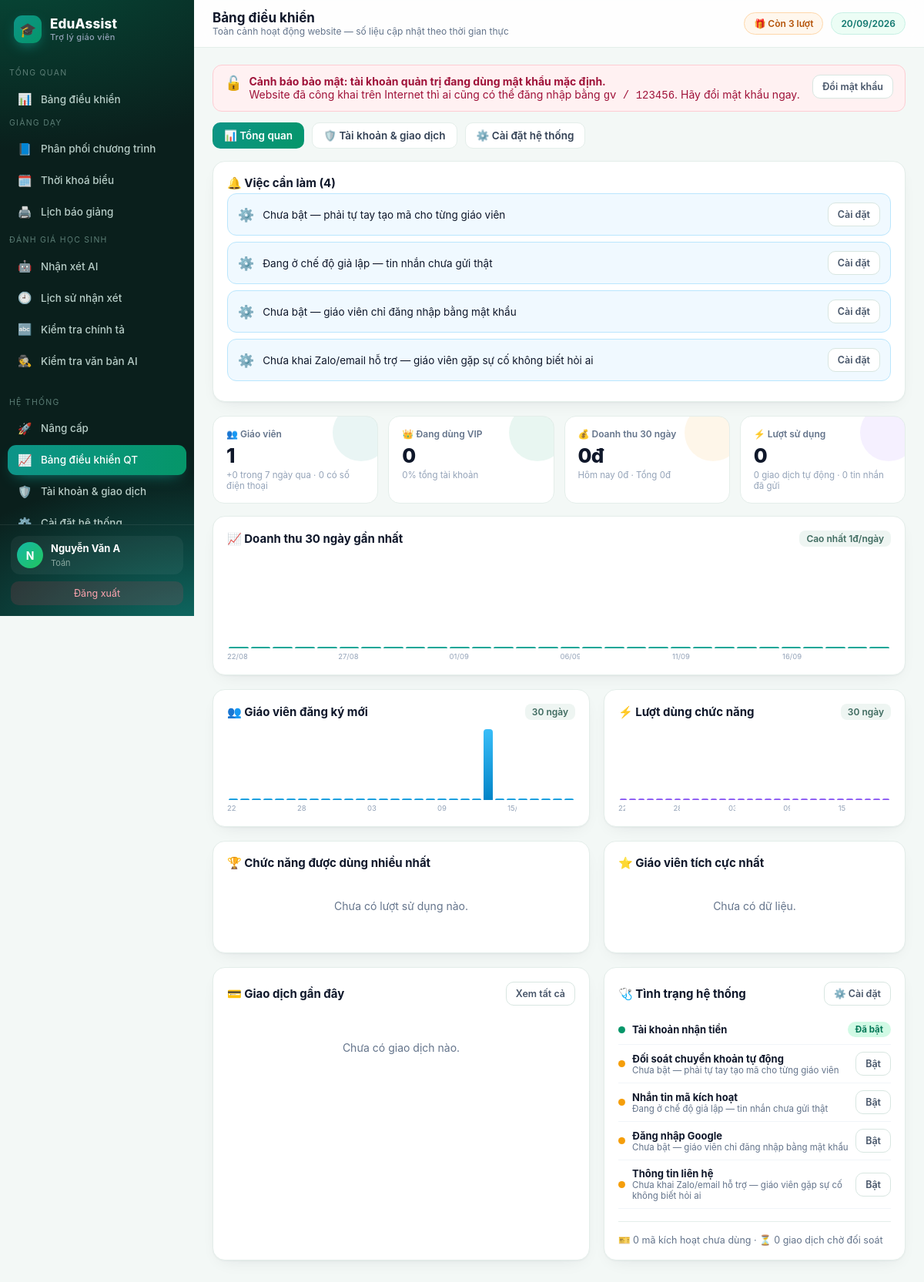
Screenshot of /quan-tri/tong-quan (signed in) with the database file from the repository.
### tables this page shows
CREATE TABLE teacher(
  id INTEGER PRIMARY KEY AUTOINCREMENT,
  username TEXT UNIQUE NOT NULL,
  password TEXT NOT NULL,
  fullname TEXT,
  school TEXT,
  subject TEXT,
  role TEXT DEFAULT 'teacher',
  email TEXT,
  phone TEXT,                      -- so dien thoai nhan tin nhan ma kich hoat
  google_sub TEXT,
  avatar TEXT,
  used INTEGER DEFAULT 0,          -- so luot da dung
  bought INTEGER DEFAULT 0,        -- so luot mua them (goi le 10k)
  expires TEXT,                    -- han su dung goi tra phi (ISO date)
  created TEXT
);

### app/core.py (the view)
@bp.route("/quan-tri/tong-quan")
@admin_required
def qt_dashboard():
    db = get_db()
    hom_nay = datetime.date.today()
    d30 = (hom_nay - datetime.timedelta(days=29)).isoformat()
    d7 = (hom_nay - datetime.timedelta(days=6)).isoformat()
    users = db.execute("SELECT * FROM teacher").fetchall()
    pro = [u for u in users if BL.is_pro(u)]
    dt_tong = db.execute(
        "SELECT COALESCE(SUM(so_tien),0) s FROM bank_tx WHERE trang_thai IN ('da_kich_hoat','da_tao_ma')"
    ).fetchone()["s"]
    dt_30 = db.execute(
        "SELECT COALESCE(SUM(so_tien),0) s FROM bank_tx"
        " WHERE trang_thai IN ('da_kich_hoat','da_tao_ma') AND created >= ?", (d30,)).fetchone()["s"]
    dt_hnay = db.execute(
        "SELECT COALESCE(SUM(so_tien),0) s FROM bank_tx"
        " WHERE trang_thai IN ('da_kich_hoat','da_tao_ma') AND created >= ?",
        (hom_nay.isoformat(),)).fetchone()["s"]
    bd = []
    for i in range(29, -1, -1):
        ng = (hom_nay - datetime.timedelta(days=i)).isoformat()
        bd.append({
            "ngay": ng,
            "nhan": f"{ng[8:10]}/{ng[5:7]}",
            "moi": db.execute("SELECT COUNT(*) c FROM teacher WHERE created LIKE ?",
                              (ng + "%",)).fetchone()["c"],
            "tien": db.execute(
                "SELECT COALESCE(SUM(so_tien),0) s FROM bank_tx WHERE created LIKE ?"
                " AND trang_thai IN ('da_kich_hoat','da_tao_ma')", (ng + "%",)).fetchone()["s"],
            "luot": db.execute("SELECT COUNT(*) c FROM usage_log WHERE created LIKE ?",
                               (ng + "%",)).fetchone()["c"],
        })
    NHAN = {"pdf": ("📄 Báo giảng PDF", "#06b6d4"), "word": ("📝 Báo giảng Word", "#1d4ed8"),
            "excel": ("📊 Nhận xét Excel", "#059669"), "chinhta": ("🔤 Sửa chính tả", "#8b5cf6")}
    rows = db.execute("SELECT kind, COUNT(*) c FROM usage_log GROUP BY kind ORDER BY c DESC").fetchall()
    tong_luot = sum(r["c"] for r in rows) or 1
    chuc_nang = [{"ten": NHAN.get(r["kind"], (r["kind"], "#64748b"))[0],
                  "mau": NHAN.get(r["kind"], (r["kind"], "#64748b"))[1],
                  "so": r["c"], "pt": round(r["c"] * 100 / tong_luot)} for r in rows]
    top = db.execute("""SELECT t.id, t.fullname, t.username, t.school, COUNT(l.id) n
                        FROM teacher t JOIN usage_log l ON l.teacher_id=t.id
                        GROUP BY t.id ORDER BY n DESC LIMIT 8""").fetchall()
    viec = []
    treo = db.execute("SELECT COUNT(*) c FROM bank_tx WHERE trang_thai='cho_doi_soat'").fetchone()["c"]
    if treo:
        viec.append({"muc": "warn", "icon": "⏳",
                     "text": f"{treo} giao dịch chuyển khoản chờ đối soát tay",
                     "link": url_for("core.quan_tri"), "nut": "Xem ngay"})
    smsloi = db.execute("SELECT COUNT(*) c FROM sms_log WHERE ok=0").fetchone()["c"]
    if smsloi:
        viec.append({"muc": "warn", "icon": "📩",
                     "text": f"{smsloi} tin nhắn gửi thất bại",
                     "link": url_for("core.quan_tri"), "nut": "Kiểm tra"})
    for k in CFG.suc_khoe():
        if not k["ok"]:
            viec.append({"muc": "info", "icon": "⚙️", "text": k["thong_diep"],
                         "link": url_for("core.qt_caidat") + "#" + k["muc"], "nut": "Cài đặt"})
    stats = {
        "users": len(users), "pro": len(pro),
        "moi_7": sum(1 for u in users if (u["created"] or "") >= d7),
        "co_sdt": sum(1 for u in users if u["phone"]),
        "dt_tong": dt_tong, "dt_30": dt_30, "dt_hnay": dt_hnay,
        "tong_luot": db.execute("SELECT COUNT(*) c FROM usage_log").fetchone()["c"],
        "gd_tudong": db.execute(
            "SELECT COUNT(*) c FROM bank_tx WHERE trang_thai='da_kich_hoat'").fetchone()["c"],
        "gd_treo": treo,
        "sms_gui": db.execute("SELECT COUNT(*) c FROM sms_log WHERE ok=1").fetchone()["c"],
        "ma_chua_dung": db.execute(
            "SELECT COUNT(*) c FROM license WHERE used_by IS NULL").fetchone()["c"],
    }
    return render_template("qt_dashboard.html", stats=stats, bd=bd, chuc_nang=chuc_nang,
                           top=top, viec=viec, suc_khoe=CFG.suc_khoe(),
                           gd_moi=db.execute("""SELECT b.*, t.fullname FROM bank_tx b
                               LEFT JOIN teacher t ON t.id=b.teacher_id
                               ORDER BY b.id DESC LIMIT 8""").fetchall())

### app/templates/qt_dashboard.html (shortened to what this page needs)
{% extends 'base.html' %}
{% block head %}Bảng điều khiển{% endblock %}
{% block crumb %}Toàn cảnh hoạt động website — số liệu cập nhật theo thời gian thực{% endblock %}
{% block body %}
{% set mx_tien = (bd | map(attribute='tien') | max) or 1 %}
{% set mx_moi  = (bd | map(attribute='moi')  | max) or 1 %}
{% set mx_luot = (bd | map(attribute='luot') | max) or 1 %}
<div class="dsub">
 <a href="{{url_for('core.qt_dashboard')}}" class="on">📊 Tổng quan</a>
 <a href="{{url_for('core.quan_tri')}}">🛡️ Tài khoản &amp; giao dịch</a>
 <a href="{{url_for('core.qt_caidat')}}">⚙️ Cài đặt hệ thống</a>
</div>
{% if viec %}
<div class="card">
 <h3>🔔 Việc cần làm ({{viec|length}})</h3>
 {% for v in viec %}
 <div class="todo" style="background:{{'#fff7ed' if v.muc=='warn' else '#f0f9ff'}};
  border-color:{{'#fed7aa' if v.muc=='warn' else '#bae6fd'}}">
  <span style="font-size:17px">{{v.icon}}</span>
  <div style="flex:1">{{v.text}}</div>
  <a class="btn sec sm" href="{{v.link}}">{{v.nut}}</a>
 </div>{% endfor %}
</div>
{% else %}
<div class="flash ok" style="align-items:center"><span style="font-size:18px">🎉</span>
 <div style="font-weight:400"><b>Mọi thứ đang chạy tốt.</b> Không có việc gì cần xử lý.</div></div>
{% endif %}
<div class="big">
 <div class="c" style="--c:#0d9488"><div class="lb">👥 Giáo viên</div>
  <div class="vl">{{stats.users}}</div>
  <div class="sub">+{{stats.moi_7}} trong 7 ngày qua · {{stats.co_sdt}} có số điện thoại</div></div>
 <div class="c" style="--c:#059669"><div class="lb">👑 Đang dùng VIP</div>
  <div class="vl">{{stats.pro}}</div>
  <div class="sub">{{ (stats.pro * 100 // stats.users) if stats.users else 0 }}% tổng tài khoản</div></div>
 <div class="c" style="--c:#f59e0b"><div class="lb">💰 Doanh thu 30 ngày</div>
  <div class="vl">{{ '{:,}'.format(stats.dt_30).replace(',','.') }}đ</div>
  <div class="sub">Hôm nay {{ '{:,}'.format(stats.dt_hnay).replace(',','.') }}đ ·
   Tổng {{ '{:,}'.format(stats.dt_tong).replace(',','.') }}đ</div></div>
 <div class="c" style="--c:#8b5cf6"><div class="lb">⚡ Lượt sử dụng</div>
  <div class="vl">{{stats.tong_luot}}</div>
  <div class="sub">{{stats.gd_tudong}} giao dịch tự động · {{stats.sms_gui}} tin nhắn đã gửi</div></div>
</div>
<div class="card">
 <div class="chead"><h3>📈 Doanh thu 30 ngày gần nhất</h3>
  <span class="chip">Cao nhất {{ '{:,}'.format(mx_tien).replace(',','.') }}đ/ngày</span></div>
 <div class="bars">
  {% for d in bd %}
  <div class="b" style="height:{{ (d.tien * 100 // mx_tien) if d.tien else 0 }}%">
   <span>{{d.nhan}}: {{ '{:,}'.format(d.tien).replace(',','.') }}đ</span></div>
  {% endfor %}
 </div>
 <div class="xax">{% for d in bd %}<div>{{ d.nhan if loop.index0 % 5 == 0 else '' }}</div>{% endfor %}</div>
</div>
<div class="g2">
 <div class="card">
  <div class="chead"><h3>👥 Giáo viên đăng ký mới</h3><span class="chip">30 ngày</span></div>
  <div class="bars" style="height:92px">
   {% for d in bd %}
   <div class="b" style="height:{{ (d.moi * 100 // mx_moi) if d.moi else 0 }}%;
    background:linear-gradient(180deg,#38bdf8,#0284c7)">
    <span>{{d.nhan}}: {{d.moi}} người</span></div>
   {% endfor %}
  </div>
  <div class="xax">{% for d in bd %}<div>{{ d.nhan if loop.index0 % 6 == 0 else '' }}</div>{% endfor %}</div>
 </div>
 <div class="card">
  <div class="chead"><h3>⚡ Lượt dùng chức năng</h3><span class="chip">30 ngày</span></div>
  <div class="bars" style="height:92px">
   {% for d in bd %}
   <div class="b" style="height:{{ (d.luot * 100 // mx_luot) if d.luot else 0 }}%;
    background:linear-gradient(180deg,#a78bfa,#7c3aed)">
    <span>{{d.nhan}}: {{d.luot}} lượt</span></div>
   {% endfor %}
  </div>
  <div class="xax">{% for d in bd %}<div>{{ d.nhan if loop.index0 % 6 == 0 else '' }}</div>{% endfor %}</div>
 </div>
</div>
<div class="g2">
 <div class="card">
  <h3>🏆 Chức năng được dùng nhiều nhất</h3>
  {% if chuc_nang %}
   {% for c in chuc_nang %}
   <div class="hrow">
    <div style="width:145px;font-size:13px;font-weight:600">{{c.ten}}</div>
    <div class="hbar"><i style="width:{{c.pt}}%;background:{{c.mau}}"></i></div>
    <div style="width:70px;text-align:right;font-size:12.5px"><b>{{c.so}}</b>
     <span class="muted">({{c.pt}}%)</span></div>
   </div>{% endfor %}
  {% else %}<div class="empty">Chưa có lượt sử dụng nào.</div>{% endif %}
 </div>
 <div class="card">
  <h3>⭐ Giáo viên tích cực nhất</h3>
  {% if top %}
   {% for t in top %}
   <div class="hrow">
    <span class="av" style="width:27px;height:27px;flex:0 0 27px;font-size:12px">
     {{ (t['fullname'] or t['username'])[0]|upper }}</span>
    <div style="flex:1;font-size:13px"><b>{{t['fullname'] or t['username']}}</b>
     <div class="muted" style="font-size:11px">{{ t['school'] or '@' ~ t['username'] }}</div></div>
    <span class="badge HTT">{{t['n']}} lượt</span>
   </div>{% endfor %}
  {% else %}<div class="empty">Chưa có dữ liệu.</div>{% endif %}
 </div>
</div>
<div class="g2">
 <div class="card">
  <div class="chead"><h3>💳 Giao dịch gần đây</h3>
   <a class="btn sec sm" href="{{url_for('core.quan_tri')}}">Xem tất cả</a></div>
  {% if gd_moi %}
   {% for t in gd_moi %}
   <div class="hl">
    <span class="dot" style="background:{{ '#059669' if t['trang_thai']=='da_kich_hoat'
      else ('#f59e0b' if t['trang_thai']=='cho_doi_soat' else '#94a3b8') }}"></span>
    <div style="flex:1"><b>{{ '{:,}'.format(t['so_tien']).replace(',','.') }}đ</b>
     <span class="muted">· {{ t['fullname'] or 'chưa rõ' }}</span>
     <div class="muted" style="font-size:11px">{{ t['noi_dung'][:46] }}</div></div>
    <span class="muted" style="font-size:11px">{{ (t['created'] or '')[5:16]|replace('T',' ') }}</span>
   </div>{% endfor %}
  {% else %}<div class="empty">Chưa có giao dịch nào.</div>{% endif %}
 </div>
 <div class="card">
  <div class="chead"><h3>🩺 Tình trạng hệ thống</h3>
   <a class="btn sec sm" href="{{url_for('core.qt_caidat')}}">⚙️ Cài đặt</a></div>
  {% for k in suc_khoe %}
  <div class="hl">
   <span class="dot" style="background:{{ '#059669' if k.ok else '#f59e0b' }}"></span>
   <div style="flex:1"><b>{{k.ten}}</b>
    {% if not k.ok %}<div class="muted" style="font-size:11.5px">{{k.thong_diep}}</div>{% endif %}</div>
   {% if k.ok %}<span class="badge HTT">Đã bật</span>
   {% else %}<a class="btn sec sm" href="{{url_for('core.qt_caidat')}}#{{k.muc}}">Bật</a>{% endif %}
  </div>{% endfor %}
  <hr class="s">
  <div class="muted" style="font-size:12.5px">🎫 {{stats.ma_chua_dung}} mã kích hoạt chưa dùng ·
   ⏳ {{stats.gd_treo}} giao dịch chờ đối soát</div>
 </div>
</div>
{% endblock %}

### app/templates/base.html (shortened to what this page needs)
<!doctype html>
<html lang="vi"><head>
</head><body>
{% if user %}
<div class="shell">
<aside id="sb">
  <div class="brand"><span class="mk">{{SITE_LOGO}}</span><span>{{SITE_NAME}}<small>{{SITE_TAGLINE}}</small></span></div>
  {% set ep = request.endpoint %}
  <div class="navgrp">Tổng quan</div>
  <nav>
    <a href="{{url_for('core.dashboard')}}" class="{{'on' if ep=='core.dashboard'}}"><i>📊</i>Bảng điều khiển</a>
  </nav>
  <div class="navgrp">Giảng dạy</div>
  <nav>
    <a href="{{url_for('core.ppct')}}" class="{{'on' if ep=='core.ppct'}}"><i>📘</i>Phân phối chương trình</a>
    <a href="{{url_for('core.tkb')}}" class="{{'on' if ep=='core.tkb'}}"><i>🗓️</i>Thời khoá biểu</a>
    <a href="{{url_for('core.bao_giang')}}" class="{{'on' if ep=='core.bao_giang'}}"><i>🖨️</i>Lịch báo giảng</a>
  </nav>
  <div class="navgrp">Đánh giá học sinh</div>
  <nav>
    <a href="{{url_for('core.nhan_xet')}}" class="{{'on' if ep=='core.nhan_xet'}}"><i>🤖</i>Nhận xét AI</a>
    <a href="{{url_for('core.lich_su')}}" class="{{'on' if ep=='core.lich_su'}}"><i>🕘</i>Lịch sử nhận xét</a>
    <a href="{{url_for('core.chinh_ta')}}" class="{{'on' if ep=='core.chinh_ta'}}"><i>🔤</i>Kiểm tra chính tả</a>
    {% for m in (PLUGIN_MENUS or []) %}<a href="{{url_for(m.endpoint)}}" class="{{'on' if ep==m.endpoint}}"><i>{{m.icon}}</i>{{m.label}}</a>{% endfor %}
  </nav>
  <div class="navgrp">Hệ thống</div>
  <nav>
    <a href="{{url_for('core.nang_cap')}}" class="{{'on' if ep=='core.nang_cap'}}"><i>{{ '👑' if is_pro else '🚀' }}</i>{{ 'Gói của tôi' if is_pro else 'Nâng cấp' }}</a>
    {% if user['role']=='admin' %}
    <a href="{{url_for('core.qt_dashboard')}}" class="{{'on' if ep=='core.qt_dashboard'}}"><i>📈</i>Bảng điều khiển QT
      </a>
    <a href="{{url_for('core.quan_tri')}}" class="{{'on' if ep=='core.quan_tri'}}"><i>🛡️</i>Tài khoản &amp; giao dịch</a>
    <a href="{{url_for('core.qt_caidat')}}" class="{{'on' if ep=='core.qt_caidat'}}"><i>⚙️</i>Cài đặt hệ thống</a>
    {% endif %}
  </nav>
  <div class="side-foot">
    <div class="me">{% if user['avatar'] %}<img class="av" src="{{user['avatar']}}" alt="" style="object-fit:cover">
      {% else %}<div class="av">{{ (user['fullname'] or user['username'])[0]|upper }}</div>{% endif %}
      <div><b>{{user['fullname'] or user['username']}}</b><span>{{user['subject'] or 'Giáo viên'}}</span></div></div>
    <a class="logout" href="{{url_for('auth.logout')}}">Đăng xuất</a>
  </div>
</aside>
<main>
  <div class="topbar">
    <div><h1>{% block head %}Bảng điều khiển{% endblock %}</h1>
    <div class="crumb">{% block crumb %}{% endblock %}</div></div>
    <div class="sp">
      {% if is_pro %}
        <a href="{{url_for('core.nang_cap')}}" class="pill" style="background:linear-gradient(135deg,#0d9488,#059669);
          color:#fff;border:0">👑 Không giới hạn · còn {{days_left}} ngày</a>
      {% else %}
        <a href="{{url_for('core.nang_cap')}}" class="pill" style="background:{{'#fff1f2' if remaining==0 else '#fff7ed'}};
          color:{{'#be123c' if remaining==0 else '#b45309'}};border:1px solid {{'#fecdd3' if remaining==0 else '#fed7aa'}}">
          {{ '🔒 Hết lượt — Nâng cấp' if remaining==0 else '🎁 Còn ' ~ remaining ~ ' lượt' }}</a>
      {% endif %}
      <span class="pill">{{ now.strftime('%d/%m/%Y') }}</span></div>
  </div>
  <div class="wrap">
  {% if canh_bao_mk %}
  <div class="flash err" style="align-items:flex-start">
   <span style="font-size:18px">🔓</span>
   <div style="flex:1;font-weight:400"><b>Cảnh báo bảo mật: tài khoản quản trị đang dùng mật khẩu mặc định.</b><br>
    Website đã công khai trên Internet thì ai cũng có thể đăng nhập bằng <code>gv / 123456</code>.
    Hãy đổi mật khẩu ngay.</div>
   <a class="btn sec sm" href="{{url_for('core.cai_dat')}}#doimk">Đổi mật khẩu</a>
  </div>
  {% endif %}
  {% block body %}{% endblock %}
  </div>
</main>
</div>
{% else %}{% block body_anon %}{% endblock %}{% endif %}
</body></html>

### rows the page displays
teacher: fullname "N", fullname "Nguyễn Văn A", subject "Toán"

### other values shown
{{ SITE_LOGO }} "🎓"
{{ SITE_NAME }} "EduAssist"
{{ SITE_TAGLINE }} "Trợ lý giáo viên"
{{ m.icon }} "🕵️"
{{ m.label }} "Kiểm tra văn bản AI"
{{ '👑' if is_pro else '🚀' }} "🚀"
{{ 'Gói của tôi' if is_pro else 'Nâng cấp' }} "Nâng cấp"
{{ viec|length }} "4"
{{ v.icon }} "⚙️" "⚙️" "⚙️" "⚙️"
{{ v.text }} "Chưa bật — phải tự tay tạo mã cho từng giáo viên" "Đang ở chế độ giả lập — tin nhắn chưa gửi thật" "Chưa bật — giáo viên chỉ đăng nhập bằng mật khẩu" "Chưa khai Zalo/email hỗ trợ — giáo viên gặp sự cố không biết hỏi ai"
{{ v.nut }} "Cài đặt" "Cài đặt" "Cài đặt" "Cài đặt"
{{ stats.users }} "1"
{{ stats.moi_7 }} "0"
{{ stats.co_sdt }} "0"
{{ stats.pro }} "0"
